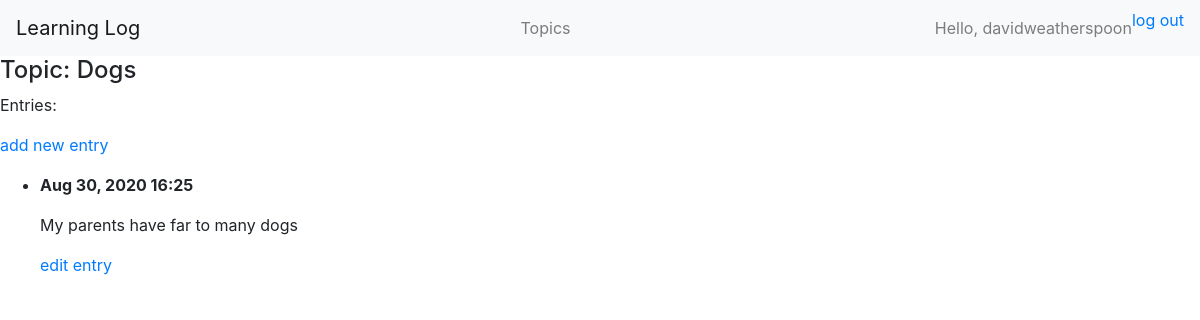
Page /topics/4/ (signed in) on the committed database.
### learning_logs/models.py (models this page shows, shortened)
class Topic(models.Model):
    text = models.CharField(max_length=200)
    date_added = models.DateTimeField(auto_now_add=True)
    owner = models.ForeignKey(User, on_delete=models.CASCADE)
    def __str__(self):
        return self.text

class Entry(models.Model):
    topic = models.ForeignKey(Topic, on_delete=models.CASCADE)
    text = models.TextField()
    date_added = models.DateTimeField(auto_now_add=True)
    class Meta:
        verbose_name_plural = 'entries'

### learning_logs/views.py (the view)
# urls.py: path('topics/<int:topic_id>/', views.topic, name='topic'),
@login_required
def topic(request, topic_id):
    topic = Topic.objects.get(id=topic_id)
    check_topic_owner(topic.owner, request.user)
    entries = topic.entry_set.order_by('-date_added')
    context = {'topic': topic, 'entries': entries}
    return render(request, 'learning_logs/topic.html', context)

### learning_logs/views.py (called while the page is built)
def check_topic_owner(owner, user):
    if owner != user:
        raise Http404

### learning_logs/templates/learning_logs/topic.html
{% extends "learning_logs/base.html" %}
{% block content %}
    <h4>Topic: {{topic}}</h4>
    <p>Entries:</p>
    <p>
        <a href="{% url 'learning_logs:new_entry' topic.id %}">add new entry</a>
    </p>
    <ul>
        {% for entry in entries %}
            <li>
                <p><strong>{{ entry.date_added|date:'M d, Y H:i' }}</strong></p>
                <p>{{ entry.text|linebreaks }}</p>
                <p>
                    <a href="{% url 'learning_logs:edit_entry' entry.id %}">edit entry</a>
                </p>
            </li>
        {% empty %}
            <li>No entries for this topic have been added yet.</li>
        {% endfor %}
    </ul>
{% endblock content %}

### learning_logs/templates/learning_logs/base.html (shortened to what this page needs)
{% load bootstrap4 %}
<!DOCTYPE html>
<html lang="en">
<head>
    {% bootstrap_css %}
</head>
<body>
    <nav class="navbar navbar-expand-lg navbar-light bg-light">
        <a class="navbar-brand" href="{% url 'learning_logs:index' %}">Learning Log</a>
        <div class="collapse navbar-collapse" id="navbarText">
            <ul class="navbar-nav ml-auto">
                <li class="nav-item">
                  <a class="nav-link" href="{% url 'learning_logs:topics' %}">Topics</a>
                </li>
            </ul>
            {% if user.is_authenticated %}
                <ul class="navbar-nav ml-auto">
                    <span class="navbar-text">
                        Hello, {{ user.username }}
                    </span>
                    <li class="nav-item">
                        <a href="{% url 'users:logout' %}">log out</a>
                    </li>
                </ul>
            {% endif %}
        </div>
      </nav>
    {% block content %}
    {% endblock content %}
</body>
</html>

### rows in the picture
Topic: text "Dogs"
Entry: date_added "Aug 30, 2020 16:25", text "My parents have far to many dogs"

### other values in the picture
{{ user.username }} "davidweatherspoon"
